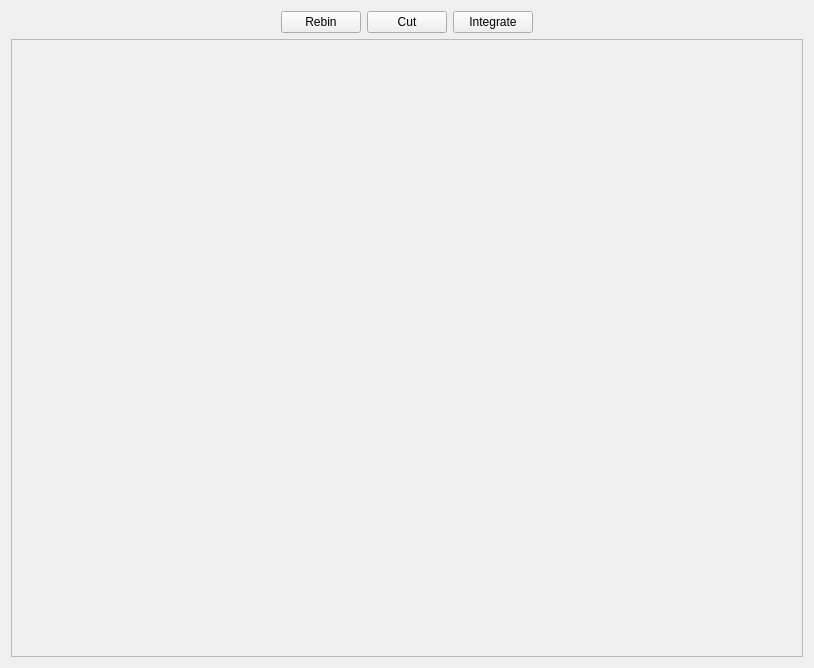
<?xml version="1.0" encoding="UTF-8"?>
<ui version="4.0">
 <class>StandardView</class>
 <widget class="QWidget" name="StandardView">
  <property name="geometry">
   <rect>
    <x>0</x>
    <y>0</y>
    <width>814</width>
    <height>668</height>
   </rect>
  </property>
  <property name="windowTitle">
   <string>StandardView</string>
  </property>
  <layout class="QGridLayout" name="gridLayout">
   <item row="0" column="0">
    <layout class="QHBoxLayout" name="horizontalLayout">
     <item>
      <spacer name="horizontalSpacer">
       <property name="orientation">
        <enum>Qt::Horizontal</enum>
       </property>
       <property name="sizeHint" stdset="0">
        <size>
         <width>40</width>
         <height>20</height>
        </size>
       </property>
      </spacer>
     </item>
     <item>
      <widget class="QPushButton" name="rebinButton">
       <property name="text">
        <string>Rebin</string>
       </property>
      </widget>
     </item>
     <item>
      <widget class="QPushButton" name="cutButton">
       <property name="text">
        <string>Cut</string>
       </property>
      </widget>
     </item>
     <item>
      <widget class="QPushButton" name="integrateButton">
       <property name="text">
        <string>Integrate</string>
       </property>
      </widget>
     </item>
     <item>
      <spacer name="horizontalSpacer_2">
       <property name="orientation">
        <enum>Qt::Horizontal</enum>
       </property>
       <property name="sizeHint" stdset="0">
        <size>
         <width>40</width>
         <height>20</height>
        </size>
       </property>
      </spacer>
     </item>
    </layout>
   </item>
   <item row="1" column="0">
    <widget class="QFrame" name="renderFrame">
     <property name="minimumSize">
      <size>
       <width>600</width>
       <height>400</height>
      </size>
     </property>
     <property name="frameShape">
      <enum>QFrame::StyledPanel</enum>
     </property>
     <property name="frameShadow">
      <enum>QFrame::Raised</enum>
     </property>
    </widget>
   </item>
  </layout>
 </widget>
 <layoutdefault spacing="6" margin="11"/>
 <resources/>
 <connections/>
</ui>
